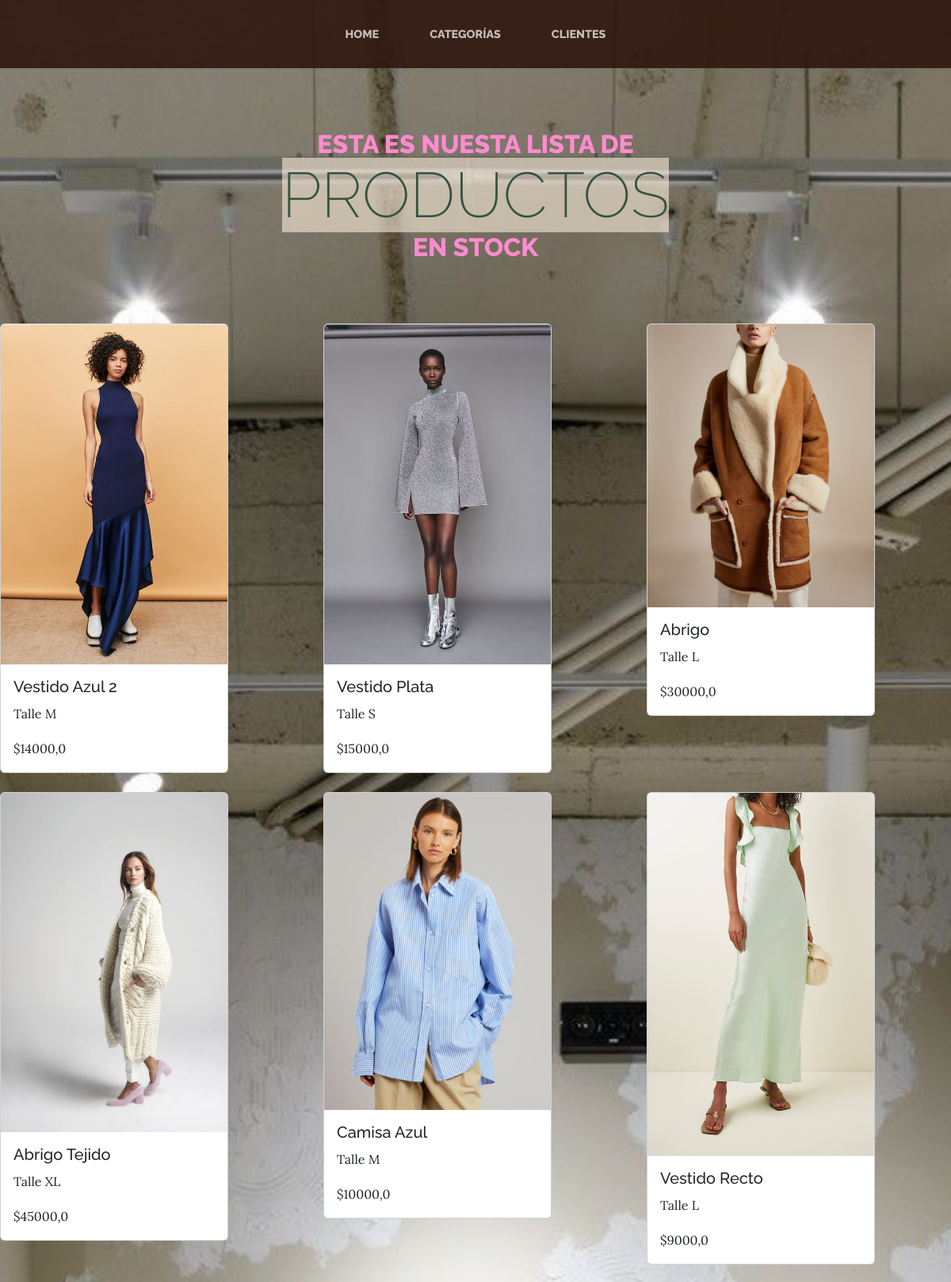
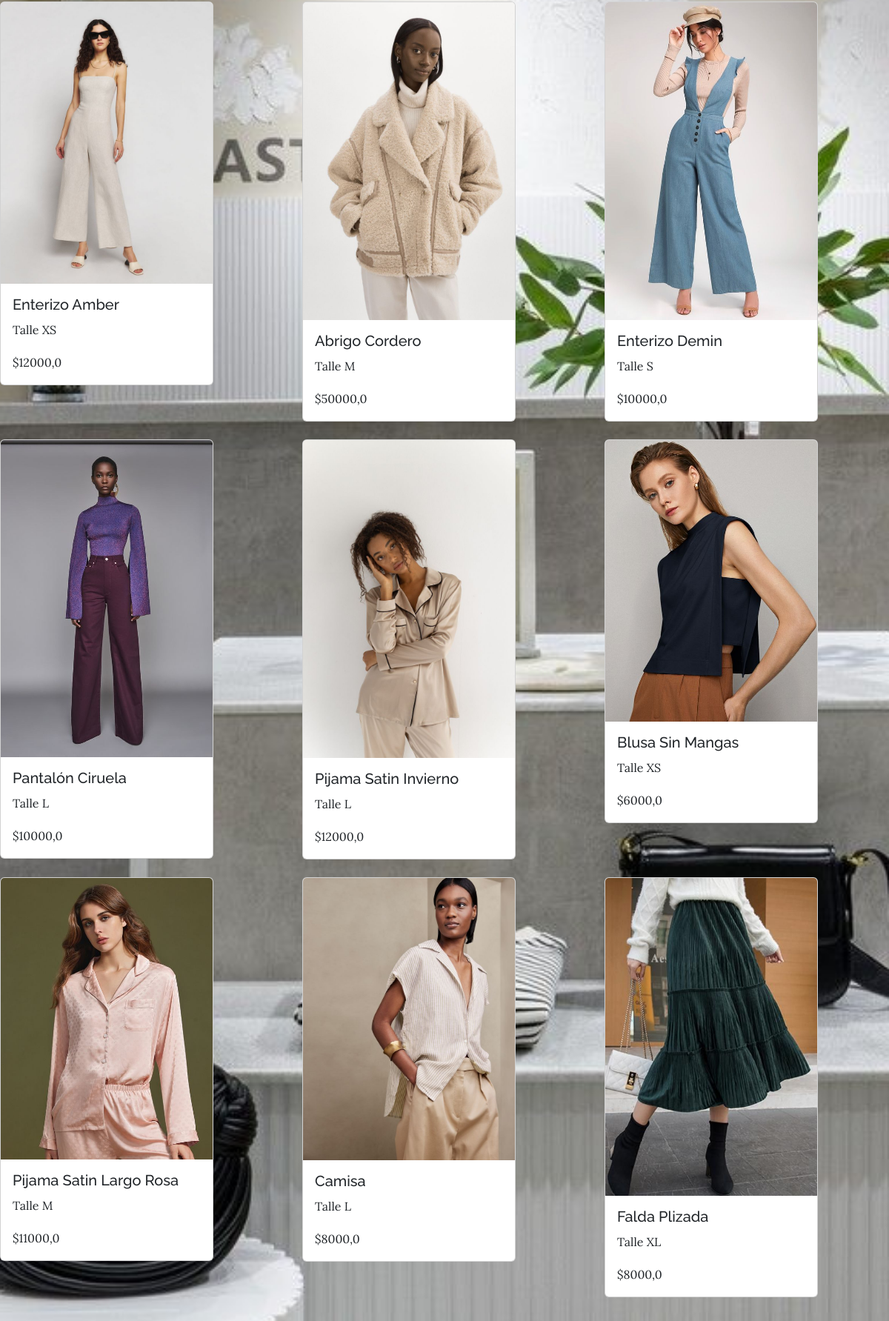
The page / (upper part) on the database its author committed (2 pictures, top to bottom).
### apps/productos/models.py (models this page shows, shortened)
class Producto(models.Model):
    descripcion = models.CharField(max_length=50)
    talle = models.CharField(max_length=50, default="")
    precio = models.FloatField()
    imagen = models.ImageField(upload_to='productos/', blank=True, null=True)  # Agrega este campo

### apps/productos/views.py (the view, shortened to what this page needs)
# urls.py: path('', ProductoList.as_view(), name='lista_productos'),  # Lista de productos
class ProductoList(ListView):
    model = Producto
    template_name = "productos/products.html"
    context_object_name = "productos"
    def get_queryset(self):
        queryset = super().get_queryset()
        return queryset
    def get_context_data(self, **kwargs):
        context = super().get_context_data(**kwargs)
        context['form'] = ProductoForm()
        return context

### apps/productos/templates/productos/products.html (shortened to what this page needs)
{% load static %}
<!DOCTYPE html>
<html lang="es">
    <head>
        <link href="{% static 'TIENDA/css/styles.css' %}" rel="stylesheet" />
        <link href="{% static 'TIENDA/css/stylesPropios.css' %}" rel="stylesheet" />
    </head>
    <body>
        {% include "TIENDA/navegacion.html" %}
        <header>
            <h1 class="site-heading text-center text-faded d-none d-lg-block">
                <span class="Bienvenida_index site-heading-upper ">Esta es nuesta lista de</span>
                <span class="Bienvenida_index2" class="site-heading-lower">PRODUCTOS</span>
                <span class="Bienvenida_index site-heading-upper ">en stock</span>
            </h1>
        </header>
        {% block content %}
          <div class="row">
            {% for producto in productos %}
            <div class="col-md-4 mb-4">
                <div class="card" style="width: 18rem;">
                    {% if producto.imagen %}
                        <img src="{{producto.imagen.url}}" class="card-img-top" alt="{{ producto.descripcion }}">
                    {% endif %}
                    <div class="card-body">
                        <h5 class="card-title">{{ producto.descripcion }}</h5>
                        <p class="card-text">{{ producto.talle }}</p>
                        <p class="card-text">${{ producto.precio }}</p>
                    </div>
                </div>
            </div>
            {% endfor %}
        </div>
     {% endblock %}
    </body>
</html>

### apps/TIENDA/templates/TIENDA/navegacion.html (shortened to what this page needs)
<nav class="navbar navbar-expand-lg navbar-dark py-lg-4" id="mainNav">
    <div class="container">
        <div class="collapse navbar-collapse" id="navbarSupportedContent">
            <ul class="navbar-nav mx-auto">
                <li class="nav-item px-lg-4"><a class="nav-link text-uppercase" href="{% url 'inicioTienda' %}">Home</a></li>
                <li class="nav-item px-lg-4"><a class="nav-link text-uppercase" href="{% url 'categorias' %}">Categorías</a></li>
                <li class="nav-item px-lg-4"><a class="nav-link text-uppercase" href="{% url 'clientes' %}">Clientes</a></li>
            </ul>
        </div>
    </div>
</nav>

### apps/TIENDA/static/TIENDA/css/stylesPropios.css (style rules this page uses)
body { background-image: url("../assets/img/fondo2.jpeg"); }
.Bienvenida_index { display: block; font-size: 2rem; font-weight: 800; color: rgb(254, 139, 208); margin-top: 1rem; margin-bottom: 1rem ; box-sizing:inherit; }
.Bienvenida_index2 { background-color: rgba(250, 235, 215, 0.608); color: rgb(52, 83, 65); font-size: 5rem; font-weight: 200; line-height: 4rem; }

### rows shown on the page
Producto: imagen (picture), descripcion "Vestido Azul 2", talle "Talle M", precio "14000,0"
Producto: imagen (picture), descripcion "Vestido Plata", talle "Talle S", precio "15000,0"
Producto: imagen (picture), descripcion "Abrigo", talle "Talle L", precio "30000,0"
Producto: imagen (picture), descripcion "Abrigo Tejido", talle "Talle XL", precio "45000,0"
Producto: imagen (picture), descripcion "Camisa Azul", talle "Talle M", precio "10000,0"
Producto: imagen (picture), descripcion "Vestido Recto", talle "Talle L", precio "9000,0"
Producto: imagen (picture), descripcion "Enterizo Amber", talle "Talle XS", precio "12000,0"
Producto: imagen (picture), descripcion "Abrigo Cordero", talle "Talle M", precio "50000,0"
Producto: imagen (picture), descripcion "Enterizo Demin", talle "Talle S", precio "10000,0"
Producto: imagen (picture), descripcion "Pantalón Ciruela", talle "Talle L", precio "10000,0"
Producto: imagen (picture), descripcion "Pijama Satin Invierno", talle "Talle L", precio "12000,0"
Producto: imagen (picture), descripcion "Blusa Sin Mangas", talle "Talle XS", precio "6000,0"
Producto: imagen (picture), descripcion "Pijama Satin Largo Rosa", talle "Talle M", precio "11000,0"
Producto: imagen (picture), descripcion "Camisa", talle "Talle L", precio "8000,0"
Producto: imagen (picture), descripcion "Falda Plizada", talle "Talle XL", precio "8000,0"
